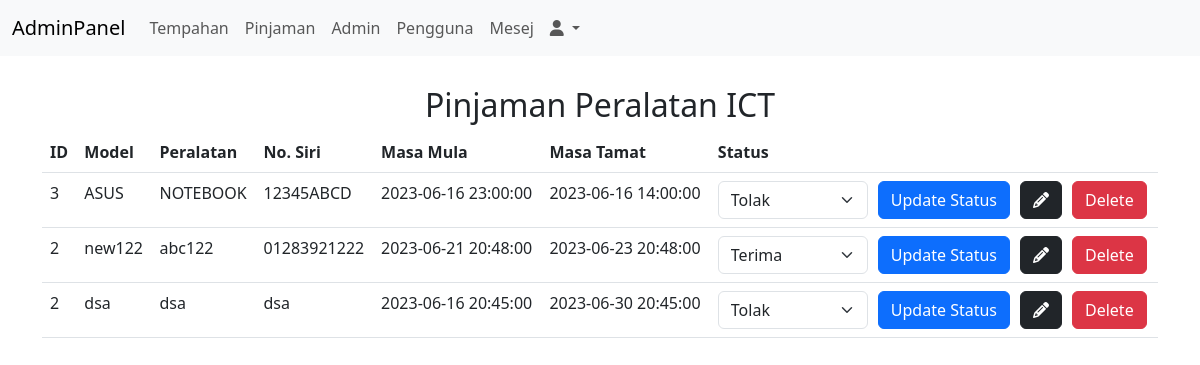
/admin/pinjam_admin.php (signed in), run on the app's committed database.
### tables this page shows
CREATE TABLE `tempahan_peralatan` (
  `id` int(11) NOT NULL,
  `model` varchar(100) NOT NULL,
  `peralatan` varchar(100) NOT NULL,
  `siri` varchar(50) NOT NULL,
  `masa_pinjam` datetime NOT NULL,
  `masa_pulang` datetime NOT NULL,
  `user_id` int(11) NOT NULL,
  `status` varchar(11) NOT NULL
);

### admin/pinjam_admin.php (the view, shortened to what this page needs)
<?php
include '../components/logo.php';
include '../components/connect.php';
?>
<!doctype html>
<html lang="en">
  <head>
    <link href="https://cdn.jsdelivr.net/npm/bootstrap@5.3.0/dist/css/bootstrap.min.css" rel="stylesheet">
    <link rel="stylesheet" href="https://cdnjs.cloudflare.com/ajax/libs/font-awesome/6.1.1/css/all.min.css">
  </head>
  <body>
    <?php include("includes/navbar.php"); ?>
    <div class="container">
        <h2 class="text-center" style="margin-top:30px;">Pinjaman Peralatan ICT</h2>
        <table class="table">
            <thead>
                <tr>
                    <th scope="col">ID</th>
                    <th scope="col">Model</th>
                    <th scope="col">Peralatan</th>
                    <th scope="col">No. Siri</th>
                    <th scope="col">Masa Mula</th>
                    <th scope="col">Masa Tamat</th>
                    <th scope="col">Status</th>
                </tr>
            </thead>
            <tbody>
            <?php
                $stmt = $conn->prepare("SELECT * FROM `tempahan_peralatan` ORDER BY id DESC");
                $stmt->execute();
                if ($stmt->rowCount() > 0) {
                    while ($row = $stmt->fetch(PDO::FETCH_ASSOC)) {
            ?>
                <tr>
                    <td><?php echo $row['user_id']; ?></td>
                    <td><?php echo $row['model']; ?></td>
                    <td><?php echo $row['peralatan']; ?></td>
                    <td><?php echo $row['siri']; ?></td>
                    <td><?php echo $row['masa_pinjam']; ?></td>
                    <td><?php echo $row['masa_pulang']; ?></td>
                    <td>
                        <div class="d-flex align-items-center" style="gap: 10px;">
                            <form action="" method="POST">
                                <div class="d-flex align-items-center" style="gap: 10px;">
                                    <select name="status" class="form-control form-select" style="width: 150px;">
                                        <option value="Approved" <?php echo ($row['status'] == 'Approved') ? 'selected': "";  ?>>Terima</option>
                                        <option value="Reject" <?php echo ($row['status'] == 'Reject') ? 'selected': "";  ?>>Tolak</option>
                                    </select>
                                    <button type="submit" class="btn btn-primary" name="update_status">
                                        Update Status
                                    </button>
                                </div>
                            </form>
                            <div class="flex-btn">
                                <a href="pinjam_edit.php?eid=<?php echo $row['id']; ?>" class="btn btn-dark">
                                    <i class="fas fa-pencil-alt" title="Kemaskini"></i>
                                </a>
                            </div>
                            <div class="flex-btn">
                                <a href="pinjam_admin.php?delete=<?php echo $row['id']; ?>" class="btn btn-danger" onclick="return confirm('Hapus?');">Delete</a>
                            </div>
                        </div>
                    </td>
                </tr>
                <?php
                    }
                } else {
                    echo '<tr><td colspan="7">Tiada Pinjaman!</td></tr>';
                }
                ?>
            </tbody>
        </table>
    </div>
  </body>
</html>

### data on the page
tempahan_peralatan: user "3", model "ASUS", peralatan "NOTEBOOK", siri "12345ABCD", masa_pinjam "2023-06-16 23:00:00", masa_pulang "2023-06-16 14:00:00", status "Tolak"
tempahan_peralatan: user "2", model "new122", peralatan "abc122", siri "01283921222", masa_pinjam "2023-06-21 20:48:00", masa_pulang "2023-06-23 20:48:00", status "Terima"
tempahan_peralatan: user "2", model "dsa", peralatan "dsa", siri "dsa", masa_pinjam "2023-06-16 20:45:00", masa_pulang "2023-06-30 20:45:00", status "Tolak"
